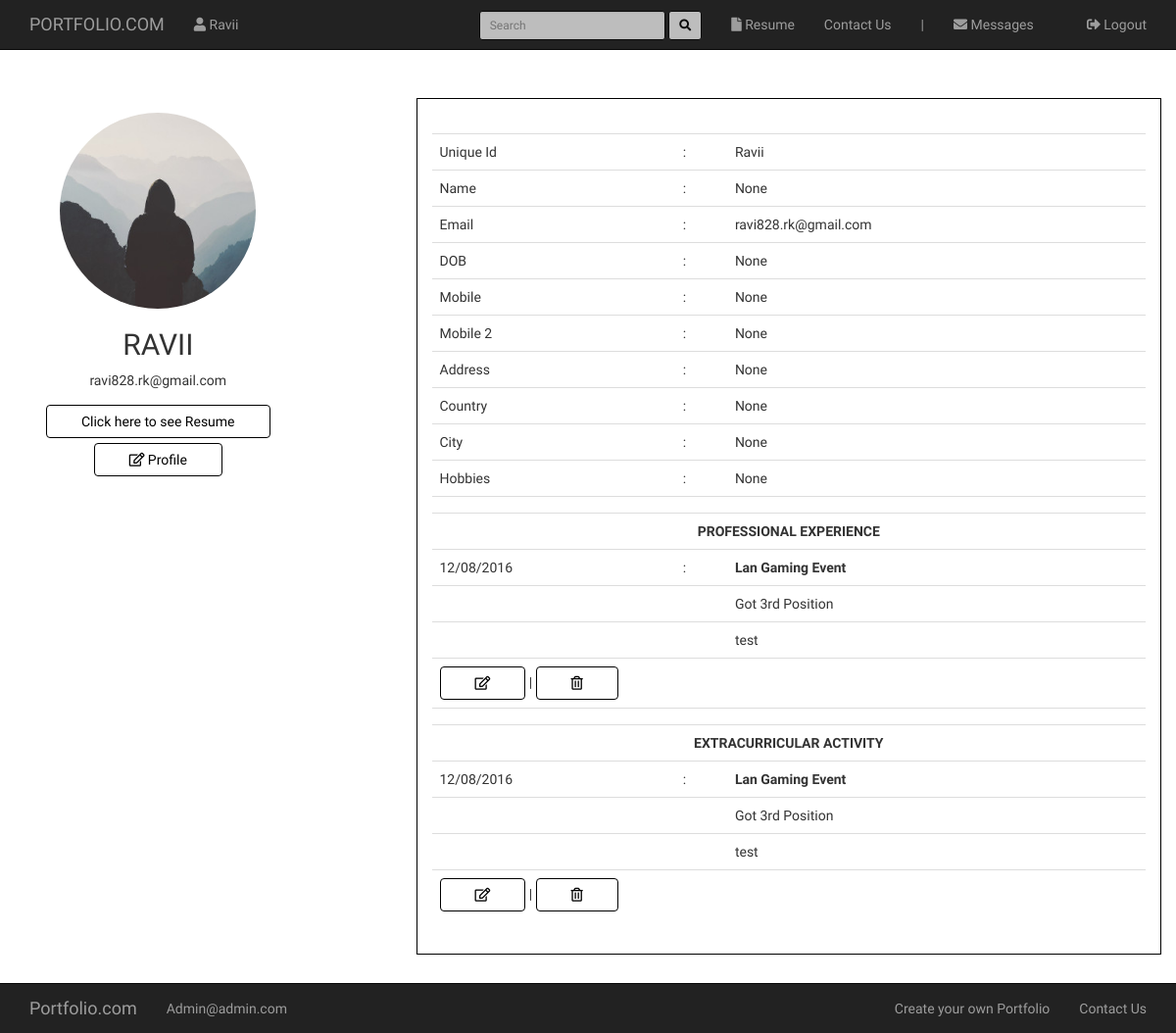
Screenshot of / (signed in) with the database file from the repository.
### root/models.py (models this page shows, shortened)
class User(db.Model, UserMixin):
    id = db.Column(db.Integer, primary_key=True)
    username = db.Column(db.String(140), nullable=False, unique=True)
    email = db.Column(db.String(140), nullable=False, unique=True)
    password = db.Column(db.String(80), nullable=False)
    image = db.Column(db.String(120), default='default.jpg', nullable=False)
    resume = db.Column(db.String(120), default='default.pdf', nullable=False)
    name = db.Column(db.String(40))
    mobile = db.Column(db.String(14))
    phone = db.Column(db.String(14))
    dob = db.Column(db.String(20))
    address = db.Column(db.String(200))
    hobbies = db.Column(db.String(100))
    country = db.Column(db.String(30))
    city = db.Column(db.String(30))
    messages_sent = db.relationship('Message', foreign_keys='Message.sender_id', backref='author', lazy='dynamic')
    messages_received = db.relationship('Message', foreign_keys='Message.recipient_id', backref='recipient',
                                        lazy='dynamic')
    last_message_read_time = db.Column(db.DateTime)
    notifications = db.relationship('Notification', backref='user', lazy='dynamic')
    resume_details = db.relationship('Resume', backref='resume_details', lazy='dynamic')
    def new_messages(self):
        last_read_time = self.last_message_read_time or datetime(1900, 1, 1)
        return Message.query.filter_by(recipient=self).filter(Message.timestamp > last_read_time).count()
    def __repr__(self):
        return "{0.username} - {0.email}".format(self)

class Resume(db.Model):
    id = db.Column(db.Integer, primary_key=True)
    user_id = db.Column(db.Integer, db.ForeignKey('user.id'))
    category = db.Column(db.String(40), index=True)
    year = db.Column(db.String(30), index=True)
    title = db.Column(db.String(300), index=True)
    sub_title = db.Column(db.String(300), index=True)
    body = db.Column(db.String(800))
    timestamp = db.Column(db.DateTime, index=True, default=datetime.utcnow)

### root/routes.py (the view)
@app.route('/')
@login_required
def home():
    print(current_user)
    r = current_user.resume_details
    edu = current_user.resume_details.filter_by(category='EDUCATION')
    pe = current_user.resume_details.filter_by(category='PROFESSIONAL EXPERIENCE')
    pw = current_user.resume_details.filter_by(category='PROJECT WORK')
    ea = current_user.resume_details.filter_by(category='EXTRACURRICULAR ACTIVITY')
    image = url_for('static', filename='profile_pics/' + current_user.image)
    return render_template('profile.html', title='Home', user=current_user,
                           image_file=image, r=r, edu=edu, pe=pe, pw=pw, ea=ea)

### root/models.py (called while the page is built)
@login_manager.user_loader
def load_user(user_id):
    return User.query.get(int(user_id))

### root/templates/profile.html (shortened to what this page needs)
{% extends 'base.html' %}
{% block content %}
<div class="wrapper">
	<div class="col-sm-4 tc sidebar">
        <img class="img img-circle" src="{{ image_file }}" height="200px" width="200px">
        <div class="media-body">
            <h2 class="account-heading"><span style="font-family: 'Kirang Haerang', cursive;">{{ user.username.upper() }}</span></h2>
            <p class="text-secondary">{{ user.email }}</p>
			<a href="{{ url_for('static', filename='resume/' + user.resume) }}" class="btn btn-default cb mt-5">Click here to see Resume</a><br>
			{% if user.username == current_user.username %}
				<a href="{{ url_for('update_user_details') }}" class="btn btn-default cb mt-5"> <i class="far fa-edit"></i> Profile</a>
			{% endif %}
        </div>
    </div>
	<div class="col-sm-6 main">
		<div class="table-responsive">
			<table class="table">
			    <tbody>
			      	<tr>
			        	<td>Unique Id </td> <td>: </td> <td>{{user.username}}</td>
			      	</tr>
			      	<tr>
			        	<td>Name </td> <td>: </td> <td>{{user.name}}</td>
			      	</tr>
			      	<tr>
			        	<td>Email </td> <td>: </td> <td>{{user.email}}</td>
			      	</tr>
			      	<tr>
			        	<td>DOB </td> <td>: </td> <td>{{user.dob}}</td>
			      	</tr>
			      	<tr>
			        	<td>Mobile </td> <td>: </td> <td>{{user.mobile}}</td>
			      	</tr>
			      	<tr>
			        	<td>Mobile 2 </td> <td>: </td> <td>{{user.phone}}</td>
			      	</tr>
			      	<tr>
			        	<td>Address </td> <td>: </td> <td>{{user.address}}</td>
			      	</tr>
			      	<tr>
			        	<td>Country </td> <td>: </td> <td>{{user.country}}</td>
			      	</tr>
			      	<tr>
			        	<td>City </td> <td>: </td> <td>{{user.city}}</td>
			      	</tr>
			      	<tr>
			        	<td>Hobbies </td> <td>: </td> <td>{{user.hobbies}}</td>
			      	</tr>
			      	{% if r %}
			      		{% if pe[0] %}
			      		<tr><td colspan="3"></td></tr>
			      		<tr>
				      		<td colspan="3" style="text-align: center;"><b>PROFESSIONAL EXPERIENCE</b></td>
				      	</tr>
			      		{% for i in r %}
			      			{% if i.category == 'PROFESSIONAL EXPERIENCE' %}
				      			<tr>
				        			<td>{{ i.year }}</td> <td>: </td> <td><b>{{ i.title }}</b></td>
				      			</tr>
				      			<tr>
				        			<td></td> <td> </td> <td>{{ i.sub_title }}</td>
				      			</tr>
				      			<tr>
				      				<td></td> <td> </td> <td>{{ i.body }}</td>
				      			</tr>
				      			{% if i.resume_details.username == current_user.username %}
						      	<tr>
						        	<td colspan="3"><a href="{{ url_for('update_resume_details', id=i.id) }}" class="btn btn-default cb la"><i class="far fa-edit"></i></a> | <a href="{{ url_for('delete_resume_details', id=i.id) }}" class="btn btn-default cb la"><i class="far fa-trash-alt"></i></a></td>
						      	</tr>
						      	{% endif %}
				      		{% endif %}
			      		{% endfor %}
			      		{% endif %}
			      		{% if ea[0] %}
			      		<tr><td colspan="3"></td></tr>
			      		<tr>
				      		<td colspan="3" style="text-align: center;"><b>EXTRACURRICULAR ACTIVITY</b></td>
				      	</tr>
			      		{% for i in r %}
			      			{% if i.category == 'EXTRACURRICULAR ACTIVITY' %}
				      			<tr>
				        			<td>{{ i.year }}</td> <td>: </td> <td><b>{{ i.title }}</b></td>
				      			</tr>
				      			<tr>
				        			<td></td> <td> </td> <td>{{ i.sub_title }}</td>
				      			</tr>
				      			<tr>
				      				<td></td> <td> </td> <td>{{ i.body }}</td>
				      			</tr>
				      			{% if i.resume_details.username == current_user.username %}
						      	<tr>
						        	<td colspan="3"><a href="{{ url_for('update_resume_details', id=i.id) }}" class="btn btn-default cb la"><i class="far fa-edit"></i></a> | <a href="{{ url_for('delete_resume_details', id=i.id) }}" class="btn btn-default cb la"><i class="far fa-trash-alt"></i></a></td>
						      	</tr>
						      	{% endif %}
				      		{% endif %}
			      		{% endfor %}
			      		{% endif %}
			      		<br>
			      	{% endif %}
			    </tbody>
			</table>
		</div>
	</div>
</div>
{% endblock %}

### root/templates/base.html (shortened to what this page needs)
<!DOCTYPE html>
<html>
<head>
	<link rel="stylesheet" href="https://maxcdn.bootstrapcdn.com/bootstrap/3.3.7/css/bootstrap.min.css">
	<link rel="stylesheet" href="https://use.fontawesome.com/releases/v5.2.0/css/all.css" >
	<link rel="stylesheet" type="text/css" href="{{ url_for('static', filename='main.css') }}">
</head>
<body style="font-family: 'Roboto Condensed', sans-serif;">
	<nav class="navbar navbar-inverse navbar-fixed-top">
	  	<div class="container">
	    	<div class="navbar-header">
	      		<a class="navbar-brand" href="{{ url_for('home') }}"><span style="font-family: 'Kirang Haerang', cursive;">PORTFOLIO.COM</span></a>
	    	</div>
	    	<div class="collapse navbar-collapse" id="bs-example-navbar-collapse-1">
	      		<ul class="nav navbar-nav">
	      			{% if current_user.is_authenticated %}
	        		<li class=""><a href="{{ url_for('account') }}"><i class="fas fa-user"></i> {{ current_user.username }}</a></li>
	        		{% endif %}
	      		</ul>
	      		<ul class="nav navbar-nav navbar-right">
	      			{% if current_user.is_authenticated %}
	        		<li><a href="{{ url_for('resume') }}"><i class="fas fa-file"></i> Resume</a></li>
	        		<li><a href="{{ url_for('contact_us') }}">Contact Us</a></li>
	        		<li class=""><a href="#"> | </a></li>
	      			<li>
                        <a href="{{ url_for('messages') }}"><i class="fas fa-envelope"></i>
                            {{ 'Messages' }}
                            {% set new_messages = current_user.new_messages() %}
                        </a>
                    </li>
	        		<li class=""><a href="{{ url_for('logout') }}"><i class="fas fa-sign-out-alt"></i> Logout</a></li>
	        		{% else %}
	        		<li class=""><a href="{{ url_for('login') }}"><i class="fas fa-sign-in-alt"></i> Login</a></li>
	        		{% endif %}
	      		</ul>
	      		<form class="navbar-form navbar-right" style="opacity: .7; margin-top: 11px; " method="post" action="{{ url_for('search_user') }}">
	        		<div class="form-group">
	          			<input type="text" name="username" class="form-control input-sm  ci" placeholder="Search">
	        		</div>
	        		<button type="submit" class="btn btn-default btn-sm ci"><i class="fas fa-search"></i></button>
	      		</form>
	    	</div>
	  	</div>
	</nav>
	<div class="container mt-100">
		<div class="row">
			{% block content %}
			{% endblock %}
		</div>
	</div>
	<div style="height: 80px;"></div>
	<nav class="navbar navbar-inverse navbar-fixed-bottom">
	  	<div class="container">
	    	<div class="navbar-header">
	      		<a class="navbar-brand" href="#">Portfolio.com</a>
	    	</div>
	    	<div class="collapse navbar-collapse" id="bs-example-navbar-collapse-2">
	      		<ul class="nav navbar-nav">
	        		<li><a href="#">Admin@admin.com</a></li>
	      		</ul>
	      		<ul class="nav navbar-nav navbar-right">
	        		<li><a href="#">Create your own Portfolio</a></li>
	        		<li><a href="#">Contact Us</a></li>
	      		</ul>
	    	</div>
	  	</div>
	</nav>
</body>
</html>

### root/static/main.css (style rules this page uses)
body { font-family: 'Roboto Condensed', sans-serif; }
.cb { border-color: #000; color: #000; padding-left: 35px; padding-right: 35px; }
.ci { border-color: #000; color: #000; }
.la { text-align: right; }
@media screen and (min-width: 720px) { div.wrapper { display: flex; justify-content: space-between; } }
@media screen and (min-width: 720px) { div.main, div.sidebar { padding: 15px; background-color: #fff; } }
@media screen and (min-width: 720px) { .main { border:1px solid #000; width: 65%; height: auto; } }
@media screen and (min-width: 720px) { .sidebar { width: 25%; height: 25vh; } }
@media screen and (min-width: 720px) { div.sidebar { position: -webkit-sticky; position: sticky; top: 100px; } }
.mt-5 { margin-top: 5px; }
.mt-100 { margin-top: 100px; }
.tc { text-align: center; }

### rows the page displays
User: username "Ravii", username "RAVII", email "ravi828.rk@gmail.com", name "None", dob "None", mobile "None", phone "None", address "None", country "None", city "None", hobbies "None"
Resume: year "12/08/2016", title "Lan Gaming Event", sub_title "Got 3rd Position", body "test"
Resume: year "12/08/2016", title "Lan Gaming Event", sub_title "Got 3rd Position", body "test"

### other values shown
{{ 'Messages' }} "Messages"
